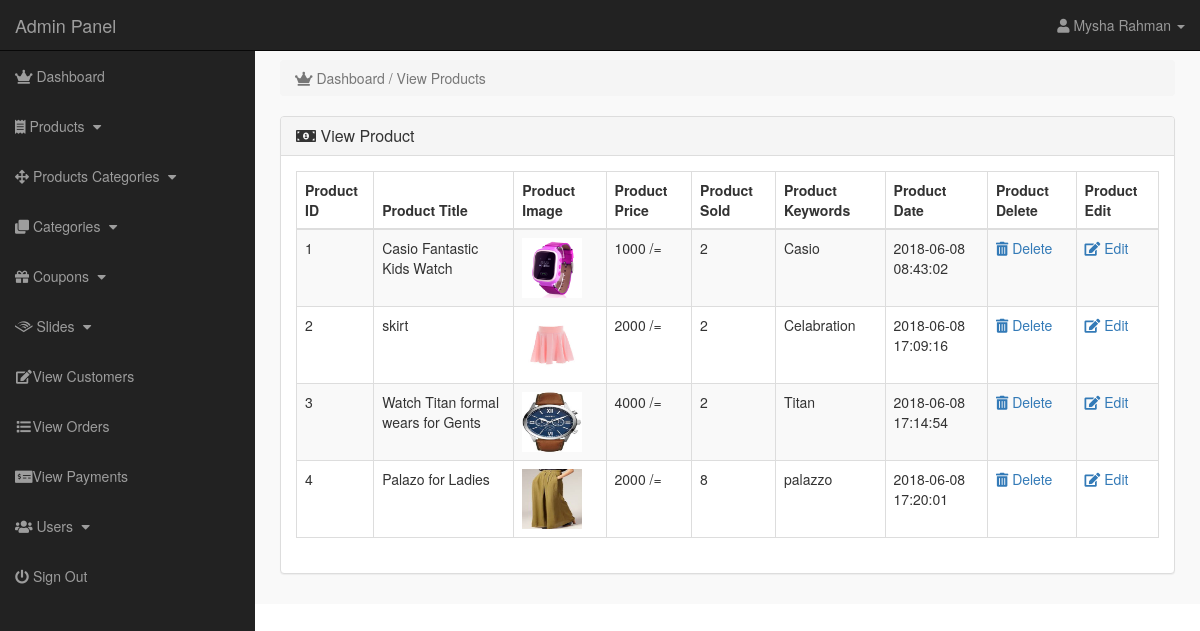
The app's page /admin/index.php?view_product (signed in), older data.
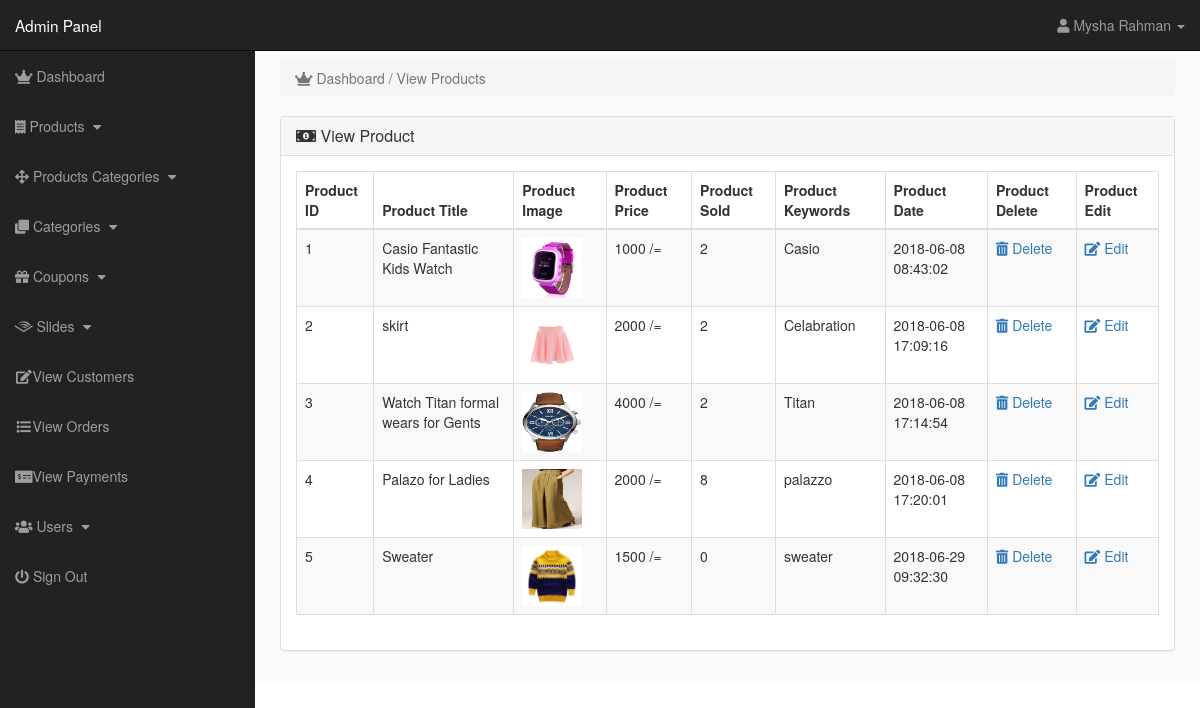
The same page, newer data.
### tables this page shows
CREATE TABLE `products` (
  `product_id` int(11) NOT NULL,
  `p_cat_id` int(11) NOT NULL,
  `cat_id` int(11) NOT NULL,
  `date` timestamp NOT NULL DEFAULT CURRENT_TIMESTAMP ON UPDATE CURRENT_TIMESTAMP,
  `product_title` text NOT NULL,
  `product_img1` text NOT NULL,
  `product_img2` text NOT NULL,
  `product_img3` text NOT NULL,
  `product_price` int(11) NOT NULL,
  `product_desc` text NOT NULL,
  `product_keywords` text NOT NULL
);

### admin/view_product.php (the view)
<?php
include("../includes/connection.php");
if(!isset($_SESSION['admin_email'])){
    echo "<script>window.open('login.php', '_self')</script>";
}
else{
?>
    <div class="row">
        <div class="col-lg-12">
            <ol class="breadcrumb">
                <li class="active">
                    <i class="fas fa-crown"></i> Dashboard / View Products
                </li>
            </ol>
        </div>
    </div>
    <div class="row">
        <div class="col-lg-12">
            <div class="panel panel-default">
                <div class="panel-heading">
                    <h3 class="panel-title">
                        <i class="fas fa-money-bill-alt"></i> View Product
                    </h3>
                </div>
                <div class="panel-body">
                    <div class="table-responsive">
                        <table class="table table-bordered table-hover table-striped">
                            <thead>
                                <tr>
                                    <th>Product ID</th>
                                    <th>Product Title</th>
                                    <th>Product Image</th>
                                    <th>Product Price</th>
                                    <th>Product Sold</th>
                                    <th>Product Keywords</th>
                                    <th>Product Date</th>
                                    <th>Product Delete</th>
                                    <th>Product Edit</th>
                                </tr>
                            </thead>
                            <tbody>
                                <?php
                            $i = 0;
                            $get_pro = "select * from products";
                            $run_pro = mysqli_query($con,$get_pro);
                            while($row_pro=mysqli_fetch_array($run_pro)){
                            $pro_id = $row_pro['product_id'];
                            $pro_title = $row_pro['product_title'];
                            $pro_image = $row_pro['product_img1'];
                            $pro_price = $row_pro['product_price'];
                            $pro_keywords = $row_pro['product_keywords'];
                            $pro_date = $row_pro['date'];
                            $i++;
                            ?>
                                    <tr>
                                        <td>
                                            <?php echo $i; ?>
                                        </td>
                                        <td>
                                            <?php echo $pro_title; ?>
                                        </td>
                                        <td><img src="product_images/<?php echo $pro_image; ?>" width="60" height="60"></td>
                                        <td>
                                            <?php echo $pro_price; ?> /=
                                        </td>
                                        <td>
                                            <?php
                                $get_sold = "select * from pending_orders where product_id='$pro_id'";
                                $run_sold = mysqli_query($con,$get_sold);
                                $count = mysqli_num_rows($run_sold);
                                echo $count;
                                ?>
                                        </td>
                                        <td>
                                            <?php echo $pro_keywords; ?> </td>
                                        <td>
                                            <?php echo $pro_date; ?>
                                        </td>
                                        <td>
                                            <a href="index.php?delete_product=<?php echo $pro_id; ?>">
<i class="fas fa-trash-alt"></i> Delete
</a>
                                        </td>
                                        <td>
                                            <a href="index.php?edit_product=<?php echo $pro_id; ?>">
<i class="fas fa-edit"></i> Edit
</a>
                                        </td>
                                    </tr>
                                    <?php } ?>
                            </tbody>
                        </table>
                    </div>
                </div>
            </div>
        </div>
    </div>
    <?php } ?>

### admin/index.php (shortened to what this page needs)
<?php
include("../includes/connection.php");
if(!isset($_SESSION['admin_email'])){
    echo "<script>window.open('login.php', '_self')</script>";
}
else{
?>
    <?php
$admin_session = $_SESSION['admin_email'];
$get_admin = "select * from admins  where admin_email='$admin_session'";
$run_admin = mysqli_query($con,$get_admin);
$row_admin = mysqli_fetch_array($run_admin);
$admin_name = $row_admin['admin_name'];
?>
        <!DOCTYPE html>
        <html lang="en">
        <head>
            <link rel="stylesheet" type="text/css" href="../styles/bootstrap.min.css">
            <link rel="stylesheet" href="../font-awesome/css/fontawesome-all.min.css">
            <link rel="stylesheet" type="text/css" href="../styles/admin-style.css">
        </head>
        <body>
            <div id="wrapper">
                <?php
        include("includes/sidebar.php");
        ?>
                    <div id="page-wrapper">
                        <div class="container-fluid">
                            <?php
    if(isset($_GET['view_product'])){
        include("view_product.php");
    }
                    ?>
                        </div>
                    </div>
            </div>
        </body>
        </html>
        <?php } ?>

### admin/includes/sidebar.php (shortened to what this page needs)
<?php
if(!isset($_SESSION['admin_email'])){
    echo "<script>window.open('login.php', '_self')</script>";
}
else{
?>
    <nav class="navbar navbar-inverse navbar-fixed-top">
        <div class="navbar-header">
            <a href="index.php?dashboard" class="navbar-brand">Admin Panel</a>
        </div>
        <ul class="nav navbar-right top-nav">
            <li class="dropbox">
                <a href="#" class="dropdown-toggle" data-toggle="dropdown">
               <i class="fa fa-user"></i>
               <?php echo $admin_name; ?> <b class="caret"></b>
        </a>
        </li>
        </ul>
        <div class="collapse navbar-collapse navbar-ex1-collapse">
            <ul class="nav navbar-nav side-nav">
                <li>
                    <a href="index.php?dashboard">
<i class="fas fa-crown"></i> Dashboard
</a>
                </li>
                <li>
                    <a href="#" data-toggle="collapse" data-target="#products">
<i class="fas fa-receipt"></i> Products
<i class="fa fa-fw fa-caret-down"></i>
</a>
                </li>
                <li>
                    <a href="#" data-toggle="collapse" data-target="#p_cat">
<i class="fas fa-arrows-alt"></i> Products Categories
<i class="fa fa-fw fa-caret-down"></i>
</a>
                </li>
                <li>
                    <a href="#" data-toggle="collapse" data-target="#cat">
<i class="fas fa-clone"></i> Categories
<i class="fa fa-fw fa-caret-down"></i>
</a>
                </li>
                <li>
                    <a href="#" data-toggle="collapse" data-target="#coupons">
                        <i class="fas fa-gift"></i> Coupons
                        <i class="fa fa-fw fa-caret-down"></i>
                    </a>
                </li>
                <li>
                    <a href="#" data-toggle="collapse" data-target="#slides">
<i class="fab fa-audible"></i> Slides
<i class="fa fa-fw fa-caret-down"></i>
</a>
                </li>
                <li>
                    <a href="index.php?view_customers"><i class="fa fa-fw fa-edit"></i>View Customers</a>
                </li>
                <li>
                    <a href="index.php?view_orders"><i class="fa fa-fw fa-list"></i>View Orders</a>
                </li>
                <li>
                    <a href="index.php?view_payments"><i class="fas fa-money-check-alt"></i>View Payments</a>
                </li>
                <li>
                    <a href="#" data-toggle="collapse" data-target="#users">
                    <i class="fas fa-users"></i> Users
<i class="fa fa-fw fa-caret-down"></i>
</a>
                </li>
                <li>
                    <a href="logout.php"><i class="fas fa-power-off"></i> Sign Out</a>
                </li>
            </ul>
        </div>
    </nav>
    <?php } ?>

### styles/admin-style.css (style rules this page uses)
body { margin-top: 100px; }
@media (min-width: 768px) { body { margin-top: 50px; } }
#wrapper { padding-left: 0; }
#page-wrapper { width: 100%; padding: 0; background-color: #F9F9F9; }
@media (min-width: 768px) { #wrapper { padding-left: 255px; } }
@media (min-width: 768px) { #page-wrapper { padding: 10px; } }
.top-nav { padding: 0 15px; }
.top-nav > li { display: inline-block; float: left; }
.top-nav > li > a { padding-top: 15px; padding-bottom: 15px; line-height: 20px; color: #999; }
@media (min-width: 768px) { .side-nav { position: fixed; top: 51px; width: 255px; border-radius: 0; overflow-y: auto; background-color: #222; bottom: 0; overflow-x: hidden; padding-bottom: 40px; } }
@media (min-width: 768px) { .side-nav > li > a { width: 255px; } }
.panel-body { border-radius: 5px; }
a, li, ul, option, select, data-toggle, dropbox { -moz-transition: all 0.3s; -o-transition: all 0.3s; -webkit-transition: all 0.3s; }

Row changes from the older to the newer data that the page shows:
added products: product_title "Sweater", product_img1 (picture), product_price "1500", count "0", product_keywords "sweater", date "2018-06-29 09:32:30"
